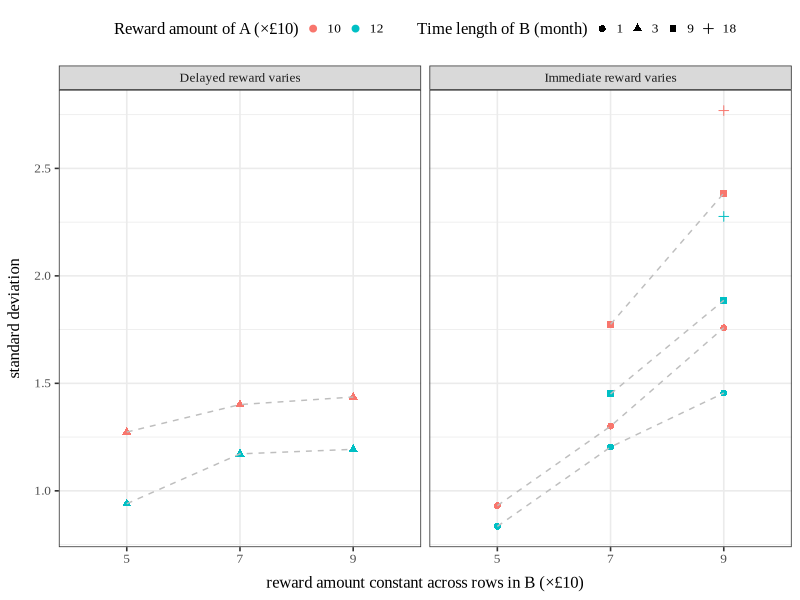
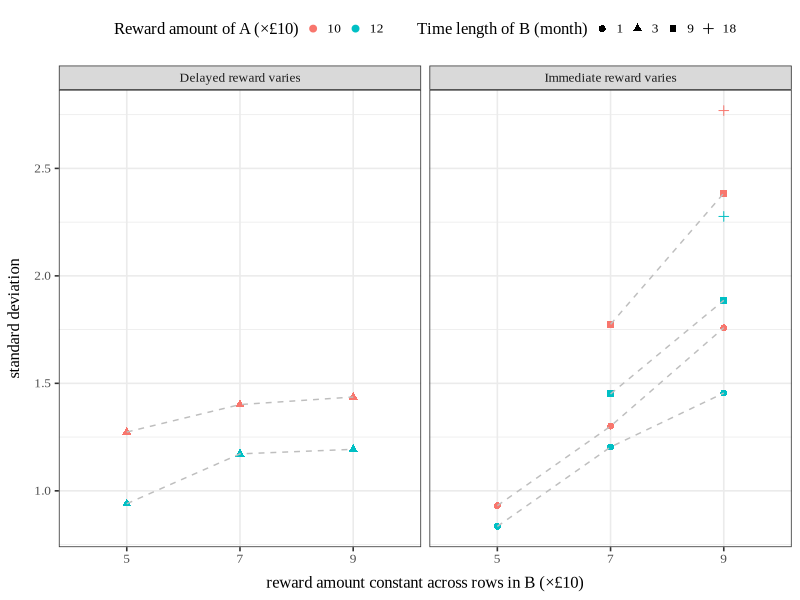

The R source for these figures, in order:

library(readxl)
library(tidyverse)
library(stringr)
library(lme4)
#library(optimx)


options(digits = 3)

# ----------------------------------
#         Useful Functions
# ----------------------------------

coef_confint <- function(model, coef_name = NULL, conf_level = 0.95){
  
  critical <- qnorm((1 + conf_level) / 2)
  
  if(is.null(coef_name)){
    coef_est <- summary(model)[,"Estimate"]
    se <- summary(model)$coef[, "Std. Error"]
    p_value <- summary(model)$coef[, "Pr(>|z|)"]
  }else{
    coef_est <- summary(model)$coef[coef_name,"Estimate"]
    se <- summary(model)$coef[coef_name, "Std. Error"]
    p_value <- summary(model)$coef[coef_name, "Pr(>|z|)"]
  }

  conf_int <- data.frame(coef = coef_est,
                         bse = se,
                         p_value = p_value) %>%
              mutate(lower_bound = coef - critical*bse,
                     upper_bound = coef + critical*bse
                     )
  
  print(paste0('Confidence level:',conf_level))
  return(conf_int)
}

ara_solver <- function(x_risk,x_safe){
  
  a <- seq(0.001,0.2,by=0.001)
  u_risk <- 1-exp(-a*x_risk)
  u_safe <- 1-exp(-a*x_safe)
  diff <- abs(0.5*u_risk - u_safe)
  
  a[which.min(diff)]
}

# ----------------------------------
#         Load Data
# ----------------------------------
# choice data(N=160)
# Each choice is between option A and option B(labelled by 1 and 2) 
df_raw <- read_excel("experiment.1.data.xlsx",sheet = 1)[-1,]

df_raw$duration <- as.numeric(df_raw$`Duration (in seconds)`)
df_raw$prolific_id <- df_raw$PROLIFIC_PID

# Loop and Merge design for intertemporal choices 
lm_design <- read_excel("experiment.1.data.xlsx",sheet = 2)

# design for risky choices
risky_design <- read_excel("experiment.1.data.xlsx",sheet = 3)

# Filter data by attention check
# People should choose option B in Q7, and option A in Q8, and spend >3min 
cols <- colnames(df_raw)[29:249]
cols_attention_check_1 <- cols[grep("Q7", cols)]
cols_attention_check_2 <- cols[grep("Q8", cols)]

df_filtered <- df_raw %>% 
          select(c('prolific_id','duration',cols)) %>%
          mutate_at(vars(cols),as.numeric)%>%
          filter(if_all(cols_attention_check_1, ~ . == 2)) %>% 
          filter(if_all(cols_attention_check_2, ~ . == 1)) %>%
          filter(duration >180) %>%
          select(-c(cols_attention_check_1,cols_attention_check_2))

# 157 of the 160 participants pass attention check 
nrow(df_filtered)


# ----------------------------------
#   Characterize Utility Function
# ----------------------------------

# Gather data to make each choice occupy a row
df_choice <- df_filtered %>% 
  mutate(pid = factor(1:nrow(df_filtered))) %>%
  gather(key = 'question', value = 'choice', -c(pid, prolific_id,duration))


# Split choice data into intertemporal choices and risky choices
# risky choices: Q10, Q11, Q12
risky_cols <- cols[grep("Q10|Q11|Q12", cols)]

df_risky_choice <- df_choice %>%
  filter(question %in% risky_cols) %>%
  mutate(row_id = str_extract(question, "(?<=_)(\\d+)$"),
         q_id = str_extract(question, "(?<=Q)\\d+")) %>%
  mutate_at(vars(c(q_id,row_id)),as.numeric) %>% 
  group_by(prolific_id,pid,q_id,choice) %>%
  summarise(row_id = ifelse(unique(choice) == 1,max(row_id),min(row_id)))%>%
  left_join(risky_design) %>%
  group_by(prolific_id,pid,risk_amount) %>%
  summarise(safe_amount = mean(safe_amount))

ra_est <- df_risky_choice %>% 
  mutate(implied_rra = log(0.5,base = safe_amount/risk_amount),
         implied_ara = mapply(ara_solver,risk_amount/10,safe_amount/10))

# RRA yields smaller variance than ARA
ra_est %>% group_by(risk_amount) %>%
  summarise(rra_mean = mean(implied_rra),
            rra_sd = sd(implied_rra),
            ara_mean = mean(implied_ara)*10,
            ara_sd = sd(implied_ara)*10
            )

# mean rra: 0.749
crra <- mean(ra_est$implied_rra)


# ----------------------------------
#      Descriptive Analysis
# ----------------------------------

# intertemporal choices: Q5 (Immed_Rw_Vary), Q6 (Delayed_Rw_Vary)
df_time_choice <- df_choice %>%
  filter(!question %in% risky_cols) %>%
  mutate(q_id = str_extract(question, "\\d+(?=_)"),
         cond_id = str_extract(question, "(?<=Q)\\d+"),
         row_id = str_extract(question, "(?<=_)(\\d+)$")) %>%
  mutate_at(vars(c(q_id,cond_id,row_id)),as.numeric) %>%
  mutate(choice = choice -1,
         cond = ifelse(cond_id==5,'Delayed_Rw_Vary','Immed_Rw_Vary'))%>%
  left_join(lm_design, by = c('cond','q_id')) %>%
  mutate(b_vary_rw = row_id,
         b_fixed_rw = b_fixed_rw *0.1,
         a_rw = a_rw *0.1) %>%
  select(-c(q_id,cond_id,row_id,question))


# plot the variance of choice for each question
df_time_equiv <- df_time_choice %>%
  group_by(prolific_id,pid,cond,a_rw,b_fixed_rw,b_delay,choice) %>%
  summarise(b_vary_rw = ifelse(unique(choice) == 0,max(b_vary_rw),min(b_vary_rw)))%>%
  group_by(prolific_id,pid,cond,a_rw,b_fixed_rw,b_delay) %>%
  summarise(b_vary_rw = mean(b_vary_rw))


sum_time_equiv <- df_time_equiv %>% 
  group_by(cond,a_rw,b_fixed_rw,b_delay) %>%
  summarise(mean_vary_rw = mean(b_vary_rw),
            std_vary_rw = sd(b_vary_rw))

ggplot(data=sum_time_equiv,
       aes(x=factor(b_fixed_rw),
           y=std_vary_rw))+
  geom_point(aes(shape= factor(b_delay),
                 color= factor(a_rw)),
             size = 2)+
  geom_line(aes(group = interaction(b_delay, a_rw)),
            linetype = 'dashed', color = 'grey') +
  facet_wrap(~cond,
             labeller = as_labeller(
               c('Immed_Rw_Vary' = 'Immediate reward varies',
                 'Delayed_Rw_Vary' = 'Delayed reward varies')))+
  labs(x = 'reward amount constant across rows in B (×£10)',
       y = 'standard deviation') +
  scale_shape_discrete(name = "Time length of B (month)") +
  scale_color_discrete(name = "Reward amount of A (×£10)") +
  theme_bw(12)+
  theme(
    legend.position = 'top',
    legend.key.width = unit(0.3, "cm"),
    axis.title.x = element_text(margin = margin(t = 8)),
    axis.title.y = element_text(margin = margin(r = 8)),
    text = element_text(family = "Times New Roman")
  )

ggsave('./figures/fig_switch_sd.png',device = 'png',width = 18, height = 9, units = 'cm')



# construct datasets for regression
df_time_immed <- df_time_choice[df_time_choice$cond == 'Immed_Rw_Vary',]
df_time_delayed <- df_time_choice[df_time_choice$cond == 'Delayed_Rw_Vary',]

# ----------------------------------
#       Baseline Model
# ----------------------------------
# Logitstic Regression:Immed_Rw_Vary

formula1 <- as.formula("choice ~ a_rw + b_vary_rw*factor(b_fixed_rw) + 
                b_vary_rw*factor(b_delay) + factor(pid)")

logit1 <- glm(formula1, 
            data = df_time_immed, 
            family = binomial(link='logit'))

coef_name1 <- names(logit1$coefficients)[-grep('pid',names(logit1$coefficients))]

fe_logit1 <- coef_confint(logit1,coef_name = coef_name1)

df_time_immed$pred_logit <- predict(logit1,type='response')

# Logitstic Regression:Delayed_Rw_Vary

formula2 <- as.formula("choice ~ a_rw + b_vary_rw*factor(b_fixed_rw) + factor(pid)")

logit2 <- glm(formula2, 
              data = df_time_delayed, 
              family = binomial(link='logit'))

coef_name2 <- names(logit2$coefficients)[-grep('pid',names(logit2$coefficients))]

fe_logit2 <- coef_confint(logit2,coef_name = coef_name2)

df_time_delayed$pred_logit <- predict(logit2,type='response')


# # Generalized Linear Mixed Model (GLMM): use the Laplace approx. method to
# # to obtain likelihood function, the result is similar to regression with
# # dummy variables (but slightly different).
# 
# # Immed_Rw_Vary
# 
# mod1 <- glmer(choice ~ a_rw + b_vary_rw*factor(b_fixed_rw) +
#                 b_vary_rw*factor(b_delay) + (1|pid),
#               data = df_time_immed,
#               family = binomial(link='logit'),
#               control = glmerControl(optimizer = "bobyqa",calc.derivs = TRUE))
# 
# # Gradient information
# mod1@optinfo$derivs
# 
# # Coefficients
# summary(mod1)
# confint(mod1, method = "Wald")
# 
# 
# # Delayed_Rw_Vary
# 
# mod2 <- glmer(choice ~ a_rw + b_vary_rw*factor(b_fixed_rw) + (1|pid),
#               data = df_time_delayed,
#               family = binomial(link='logit'),
#               control = glmerControl(optimizer = "bobyqa",calc.derivs = TRUE))
# 
# # Gradient information
# mod2@optinfo$derivs
# 
# # Coefficients
# summary(mod2)
# confint(mod2, method = "Wald")

print('Baseline model fitted')

# ----------------------------------
#          Utility Model
# ----------------------------------

# Immed_Rw_Vary

df_time_immed$u_a_rw <- (df_time_immed$a_rw*10)^crra/10
df_time_immed$u_b_vary_rw <- (df_time_immed$b_vary_rw*10)^crra/10

formula_u1 <- as.formula("choice ~ u_a_rw + u_b_vary_rw*factor(b_fixed_rw) + 
                u_b_vary_rw*factor(b_delay)+ factor(pid)")

logit_u1 <- glm(formula_u1, 
                data = df_time_immed, 
                family = binomial(link='logit'))

coef_name_u1 <- names(logit_u1$coefficients)[-grep('pid',names(logit_u1$coefficients))]

fe_logit_u1 <- coef_confint(logit_u1,coef_name = coef_name_u1)

df_time_immed$pred_logit_u <- predict(logit_u1,type='response')

# Delayed_Rw_Vary

df_time_delayed$u_a_rw <- (df_time_delayed$a_rw*10)^crra/10
df_time_delayed$u_b_vary_rw <- (df_time_delayed$b_vary_rw*10)^crra/10

formula_u2 <- as.formula("choice ~ u_a_rw + u_b_vary_rw*factor(b_fixed_rw) + 
                + factor(pid)")

logit_u2 <- glm(formula_u2, 
              data = df_time_delayed, 
              family = binomial(link='logit'))

coef_name_u2 <- names(logit_u2$coefficients)[-grep('pid',names(logit_u2$coefficients))]

fe_logit_u2 <- coef_confint(logit_u2,coef_name = coef_name_u2)

df_time_delayed$pred_logit_u <- predict(logit_u2,type='response')

# Mapping reward amount to utility does not change fitting performance

print('Utility model fitted')

# ------------------------------------------
#   Utility + Eliminating Uniform Choices
# ------------------------------------------
# Immed_Rw_Vary
q_filter1 <- df_time_immed %>% 
  group_by(a_rw,b_fixed_rw,b_delay,b_vary_rw) %>%
  summarise(mean_choice = mean(choice)) %>%
  filter(mean_choice >0 & mean_choice <1)

df_censor_immed <- df_time_immed %>% inner_join(q_filter1)

logit_c1 <- glm(formula_u1, 
                data = df_censor_immed,
                family = binomial(link='logit'))

fe_logit_c1 <- coef_confint(logit_c1,coef_name = coef_name_u1)


# Delayed_Rw_Vary
q_filter2 <- df_time_delayed %>% 
  group_by(a_rw,b_fixed_rw,b_vary_rw) %>%
  summarise(mean_choice = mean(choice)) %>%
  filter(mean_choice >0 & mean_choice <1)

df_censor_delayed <- df_time_delayed %>% inner_join(q_filter2)

logit_c2 <- glm(formula_u2, 
                data = df_censor_delayed,
                family = binomial(link='logit'))

fe_logit_c2 <- coef_confint(logit_c2,coef_name = coef_name_u2)

print('Utility model without uniform choices fitted')


# ------------------------------------------
#     Utility + Option A as Treatment
# ------------------------------------------
# Logitstic Regression:Immed_Rw_Vary

formula_a1 <- as.formula("choice ~ u_b_vary_rw*factor(a_rw) + 
                u_b_vary_rw*factor(b_fixed_rw) + 
                u_b_vary_rw*factor(b_delay) + factor(pid)")

logit_a1 <- glm(formula_a1, 
                data = df_time_immed, 
                family = binomial(link='logit'))

coef_name_a1 <- names(logit_a1$coefficients)[-grep('pid',names(logit_a1$coefficients))]

fe_logit_a1 <- coef_confint(logit_a1,coef_name = coef_name_a1)

df_time_immed$pred_logit_a <- predict(logit_a1,type='response')

# Logitstic Regression:Delayed_Rw_Vary

formula_a2 <- as.formula("choice ~ u_b_vary_rw*factor(a_rw) + 
                       u_b_vary_rw*factor(b_fixed_rw) + factor(pid)")

logit_a2 <- glm(formula_a2, 
                data = df_time_delayed, 
                family = binomial(link='logit'))

coef_name_a2 <- names(logit_a2$coefficients)[-grep('pid',names(logit_a2$coefficients))]

fe_logit_a2 <- coef_confint(logit_a2,coef_name = coef_name_a2)

df_time_delayed$pred_logit_a <- predict(logit_a2,type='response')

print('Utility model with option A treatment fitted')

# ------------------------------------------
#             Save Results
# ------------------------------------------

write.csv(rbind(df_time_immed,df_time_delayed),file='intertemporal_choice_obs.csv')
